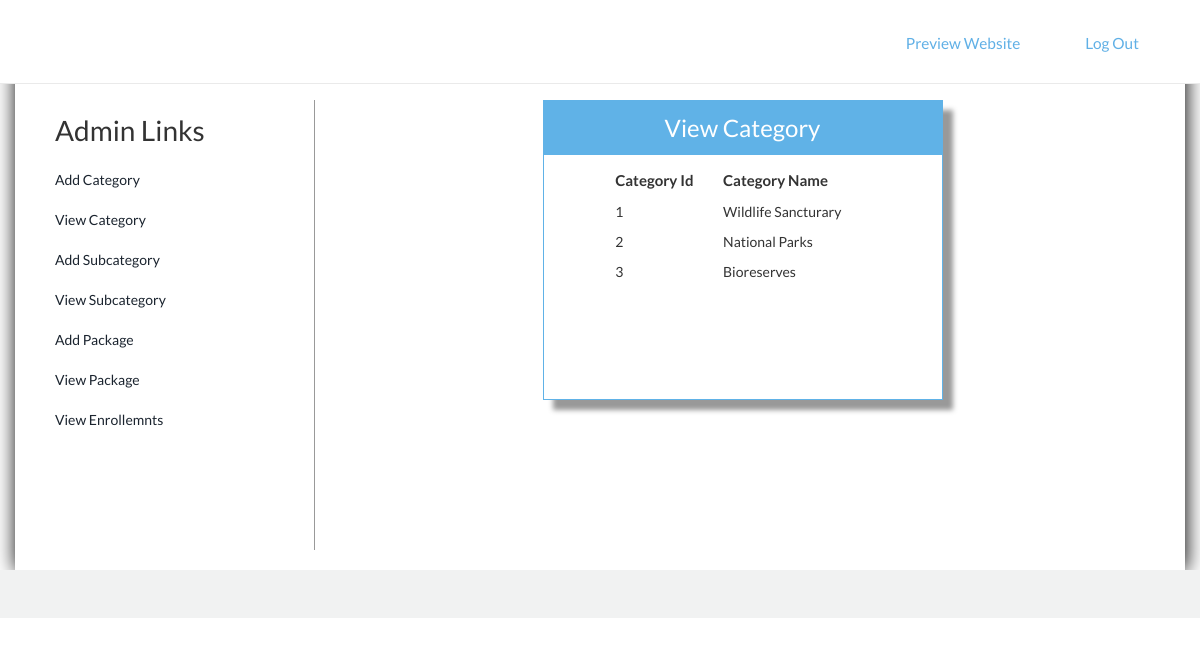
Page /Admin/viewcategory.php (signed in) on the committed database.
### tables this page shows
CREATE TABLE `category` (
  `Cat_id` int(100) NOT NULL,
  `Cat_name` varchar(2000) NOT NULL
);

### Admin/viewcategory.php (the view, shortened to what this page needs)
<!DOCTYPE html>
<html>
<head>
<link href="style.css" rel="stylesheet" type="text/css" />
<link href="../css/bootstrap.css" rel='stylesheet' type='text/css'/>
<link href="../css/style.css" rel="stylesheet" type="text/css" media="all"/>
</head>
<body>
<?php include('function.php'); ?>
<?php include('top.php'); ?>
<div style="padding-top:100px; box-shadow:1px 1px 20px black; min-height:570px" class="container">
<div class="col-sm-3" style="border-right:1px solid #999; min-height:450px;">
<?php include('left.php'); ?>
</div>
<div class="col-sm-9">
<form method="post">
<table border="0" width="400px" height="300px" align="center" class="tableshadow">
<tr><td class="toptd">View Category</td></tr>
<tr><td align="center" valign="top" style="padding-top:10px;">
<table border="0" align="center" width="70%" >
<tr><td style="font-size:15px; padding:5px; font-weight:bold;">Category Id</td>
<td style="font-size:15px; padding:5px; font-weight:bold;">Category Name</td></tr>
<?php
$s="select * from category";
$result=mysqli_query($cn,$s);
while($data=mysqli_fetch_array($result))
{
		echo "<tr><td style=' padding:5px;'>$data[0]</td><td style=' padding:5px;'>$data[1]</td></tr>";
}
?>
</table>
</td></tr></table>
</form>
</div>
</div>
<?php include('bottom.php'); ?>
</body>
</html>

### Admin/style.css (style rules this page uses)
.tableshadow { box-shadow:10px 10px 5px #999; padding-top:40px; border:solid 1px #60b2e7 }
.toptd { color:white; font-size:24px; text-align:center; height:40px; background-color:#60b2e7 }

### css/style.css (style rules this page uses)
body { margin:0; padding:0; font-family: 'Lato', sans-serif; -webkit-appearance:none; }
.container:after { content: "\0020"; display: block; height: 0; clear: both; visibility: hidden; }

### rows in the picture
category: Cat_id "1", Cat_name "Wildlife Sancturary"
category: Cat_id "2", Cat_name "National Parks"
category: Cat_id "3", Cat_name "Bioreserves"
